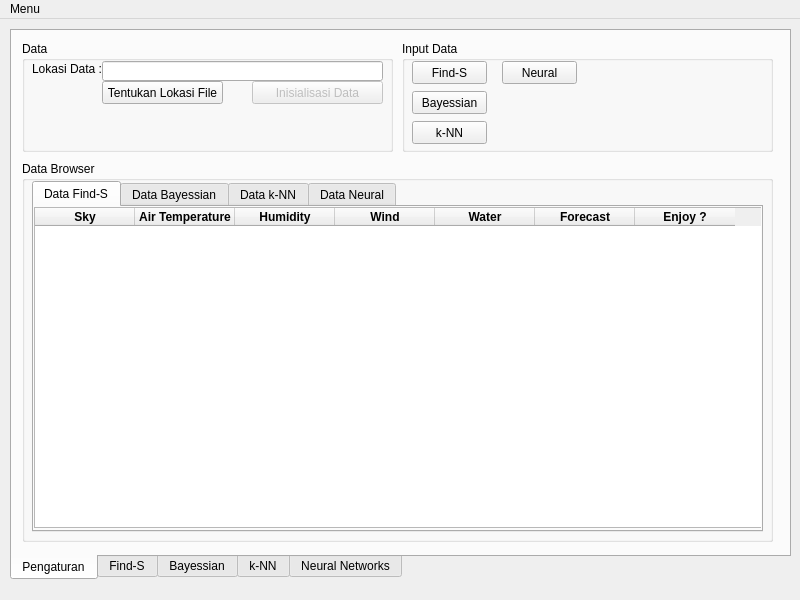
<?xml version="1.0" encoding="UTF-8"?>
<ui version="4.0">
 <class>MainWindow</class>
 <widget class="QMainWindow" name="MainWindow">
  <property name="geometry">
   <rect>
    <x>0</x>
    <y>0</y>
    <width>800</width>
    <height>600</height>
   </rect>
  </property>
  <property name="minimumSize">
   <size>
    <width>800</width>
    <height>600</height>
   </size>
  </property>
  <property name="maximumSize">
   <size>
    <width>800</width>
    <height>600</height>
   </size>
  </property>
  <property name="baseSize">
   <size>
    <width>800</width>
    <height>600</height>
   </size>
  </property>
  <property name="contextMenuPolicy">
   <enum>Qt::NoContextMenu</enum>
  </property>
  <property name="windowTitle">
   <string notr="true">__siMukti__</string>
  </property>
  <property name="windowIcon">
   <iconset>
    <normaloff>gambar/vlibkids.png</normaloff>gambar/vlibkids.png</iconset>
  </property>
  <widget class="QWidget" name="centralwidget">
   <widget class="QTabWidget" name="tabs">
    <property name="geometry">
     <rect>
      <x>10</x>
      <y>10</y>
      <width>781</width>
      <height>551</height>
     </rect>
    </property>
    <property name="contextMenuPolicy">
     <enum>Qt::NoContextMenu</enum>
    </property>
    <property name="layoutDirection">
     <enum>Qt::LeftToRight</enum>
    </property>
    <property name="tabPosition">
     <enum>QTabWidget::South</enum>
    </property>
    <property name="tabShape">
     <enum>QTabWidget::Rounded</enum>
    </property>
    <property name="currentIndex">
     <number>0</number>
    </property>
    <widget class="QWidget" name="tab_pengaturan">
     <attribute name="title">
      <string>Pengaturan</string>
     </attribute>
     <widget class="QGroupBox" name="groupBox">
      <property name="geometry">
       <rect>
        <x>10</x>
        <y>10</y>
        <width>371</width>
        <height>111</height>
       </rect>
      </property>
      <property name="title">
       <string>Data</string>
      </property>
      <widget class="QLabel" name="label">
       <property name="geometry">
        <rect>
         <x>10</x>
         <y>20</y>
         <width>71</width>
         <height>16</height>
        </rect>
       </property>
       <property name="text">
        <string>Lokasi Data :</string>
       </property>
      </widget>
      <widget class="QLineEdit" name="lineEdit">
       <property name="geometry">
        <rect>
         <x>80</x>
         <y>20</y>
         <width>281</width>
         <height>20</height>
        </rect>
       </property>
       <property name="cursor">
        <cursorShape>BlankCursor</cursorShape>
       </property>
       <property name="contextMenuPolicy">
        <enum>Qt::NoContextMenu</enum>
       </property>
       <property name="readOnly">
        <bool>true</bool>
       </property>
      </widget>
      <widget class="QPushButton" name="pushButton">
       <property name="geometry">
        <rect>
         <x>80</x>
         <y>40</y>
         <width>121</width>
         <height>23</height>
        </rect>
       </property>
       <property name="contextMenuPolicy">
        <enum>Qt::NoContextMenu</enum>
       </property>
       <property name="text">
        <string>Tentukan Lokasi File</string>
       </property>
      </widget>
      <widget class="QPushButton" name="pushButton_2">
       <property name="enabled">
        <bool>false</bool>
       </property>
       <property name="geometry">
        <rect>
         <x>230</x>
         <y>40</y>
         <width>131</width>
         <height>23</height>
        </rect>
       </property>
       <property name="contextMenuPolicy">
        <enum>Qt::NoContextMenu</enum>
       </property>
       <property name="text">
        <string>Inisialisasi Data</string>
       </property>
      </widget>
     </widget>
     <widget class="QGroupBox" name="groupBox_2">
      <property name="geometry">
       <rect>
        <x>390</x>
        <y>10</y>
        <width>371</width>
        <height>111</height>
       </rect>
      </property>
      <property name="title">
       <string>Input Data</string>
      </property>
      <widget class="QPushButton" name="pushButton_3">
       <property name="geometry">
        <rect>
         <x>10</x>
         <y>20</y>
         <width>75</width>
         <height>23</height>
        </rect>
       </property>
       <property name="text">
        <string>Find-S</string>
       </property>
      </widget>
      <widget class="QPushButton" name="pushButton_4">
       <property name="geometry">
        <rect>
         <x>10</x>
         <y>50</y>
         <width>75</width>
         <height>23</height>
        </rect>
       </property>
       <property name="text">
        <string>Bayessian</string>
       </property>
      </widget>
      <widget class="QPushButton" name="pushButton_5">
       <property name="geometry">
        <rect>
         <x>10</x>
         <y>80</y>
         <width>75</width>
         <height>23</height>
        </rect>
       </property>
       <property name="text">
        <string>k-NN</string>
       </property>
      </widget>
      <widget class="QPushButton" name="pushButton_6">
       <property name="geometry">
        <rect>
         <x>100</x>
         <y>20</y>
         <width>75</width>
         <height>23</height>
        </rect>
       </property>
       <property name="text">
        <string>Neural</string>
       </property>
      </widget>
     </widget>
     <widget class="QGroupBox" name="groupBox_3">
      <property name="geometry">
       <rect>
        <x>10</x>
        <y>130</y>
        <width>751</width>
        <height>381</height>
       </rect>
      </property>
      <property name="title">
       <string>Data Browser</string>
      </property>
      <widget class="QTabWidget" name="tab_pengaturan_browser_finds">
       <property name="geometry">
        <rect>
         <x>10</x>
         <y>20</y>
         <width>731</width>
         <height>351</height>
        </rect>
       </property>
       <property name="sizePolicy">
        <sizepolicy hsizetype="Expanding" vsizetype="Expanding">
         <horstretch>0</horstretch>
         <verstretch>0</verstretch>
        </sizepolicy>
       </property>
       <property name="currentIndex">
        <number>0</number>
       </property>
       <widget class="QWidget" name="tab">
        <attribute name="title">
         <string>Data Find-S</string>
        </attribute>
        <widget class="QTableWidget" name="tableWidget">
         <property name="geometry">
          <rect>
           <x>0</x>
           <y>0</y>
           <width>731</width>
           <height>321</height>
          </rect>
         </property>
         <column>
          <property name="text">
           <string>Sky</string>
          </property>
          <property name="font">
           <font>
            <weight>75</weight>
            <bold>true</bold>
           </font>
          </property>
         </column>
         <column>
          <property name="text">
           <string>Air Temperature</string>
          </property>
          <property name="font">
           <font>
            <weight>75</weight>
            <bold>true</bold>
           </font>
          </property>
         </column>
         <column>
          <property name="text">
           <string>Humidity</string>
          </property>
          <property name="font">
           <font>
            <weight>75</weight>
            <bold>true</bold>
           </font>
          </property>
         </column>
         <column>
          <property name="text">
           <string>Wind</string>
          </property>
          <property name="font">
           <font>
            <weight>75</weight>
            <bold>true</bold>
           </font>
          </property>
         </column>
         <column>
          <property name="text">
           <string>Water</string>
          </property>
          <property name="font">
           <font>
            <weight>75</weight>
            <bold>true</bold>
           </font>
          </property>
         </column>
         <column>
          <property name="text">
           <string>Forecast</string>
          </property>
          <property name="font">
           <font>
            <weight>75</weight>
            <bold>true</bold>
           </font>
          </property>
         </column>
         <column>
          <property name="text">
           <string>Enjoy ?</string>
          </property>
          <property name="font">
           <font>
            <weight>75</weight>
            <bold>true</bold>
           </font>
          </property>
         </column>
        </widget>
       </widget>
       <widget class="QWidget" name="tab_2">
        <attribute name="title">
         <string>Data Bayessian</string>
        </attribute>
       </widget>
       <widget class="QWidget" name="tab_3">
        <attribute name="title">
         <string>Data k-NN</string>
        </attribute>
       </widget>
       <widget class="QWidget" name="tab_4">
        <attribute name="title">
         <string>Data Neural</string>
        </attribute>
       </widget>
      </widget>
     </widget>
    </widget>
    <widget class="QWidget" name="tab_finds">
     <attribute name="title">
      <string>Find-S</string>
     </attribute>
     <widget class="QTableView" name="tab_finds_table">
      <property name="geometry">
       <rect>
        <x>10</x>
        <y>20</y>
        <width>751</width>
        <height>371</height>
       </rect>
      </property>
     </widget>
     <widget class="QLabel" name="tab_finds_label_atas">
      <property name="geometry">
       <rect>
        <x>10</x>
        <y>0</y>
        <width>751</width>
        <height>16</height>
       </rect>
      </property>
      <property name="text">
       <string>&lt;!DOCTYPE HTML PUBLIC &quot;-//W3C//DTD HTML 4.0//EN&quot; &quot;http://www.w3.org/TR/REC-html40/strict.dtd&quot;&gt;
&lt;html&gt;&lt;head&gt;&lt;meta name=&quot;qrichtext&quot; content=&quot;1&quot; /&gt;&lt;style type=&quot;text/css&quot;&gt;
p, li { white-space: pre-wrap; }
&lt;/style&gt;&lt;/head&gt;&lt;body style=&quot; font-family:'MS Shell Dlg 2'; font-size:8.25pt; font-weight:400; font-style:normal;&quot;&gt;
&lt;p align=&quot;center&quot; style=&quot; margin-top:0px; margin-bottom:0px; margin-left:0px; margin-right:0px; -qt-block-indent:0; text-indent:0px;&quot;&gt;&lt;span style=&quot; font-size:8pt; font-weight:600;&quot;&gt;Tampilan hasil algoritma Find-S&lt;/span&gt;&lt;/p&gt;&lt;/body&gt;&lt;/html&gt;</string>
      </property>
     </widget>
    </widget>
    <widget class="QWidget" name="tab_bayes">
     <attribute name="title">
      <string>Bayessian</string>
     </attribute>
     <widget class="QLabel" name="tab_bayessian_label_atas">
      <property name="geometry">
       <rect>
        <x>10</x>
        <y>0</y>
        <width>751</width>
        <height>16</height>
       </rect>
      </property>
      <property name="text">
       <string>&lt;!DOCTYPE HTML PUBLIC &quot;-//W3C//DTD HTML 4.0//EN&quot; &quot;http://www.w3.org/TR/REC-html40/strict.dtd&quot;&gt;
&lt;html&gt;&lt;head&gt;&lt;meta name=&quot;qrichtext&quot; content=&quot;1&quot; /&gt;&lt;style type=&quot;text/css&quot;&gt;
p, li { white-space: pre-wrap; }
&lt;/style&gt;&lt;/head&gt;&lt;body style=&quot; font-family:'MS Shell Dlg 2'; font-size:8.25pt; font-weight:400; font-style:normal;&quot;&gt;
&lt;p align=&quot;center&quot; style=&quot; margin-top:0px; margin-bottom:0px; margin-left:0px; margin-right:0px; -qt-block-indent:0; text-indent:0px;&quot;&gt;&lt;span style=&quot; font-size:8pt; font-weight:600;&quot;&gt;Tampilan hasil algoritma Bayessian&lt;/span&gt;&lt;/p&gt;&lt;/body&gt;&lt;/html&gt;</string>
      </property>
     </widget>
     <widget class="QTableView" name="tab_bayessian_table">
      <property name="geometry">
       <rect>
        <x>10</x>
        <y>20</y>
        <width>751</width>
        <height>371</height>
       </rect>
      </property>
     </widget>
    </widget>
    <widget class="QWidget" name="tab_knn">
     <attribute name="title">
      <string>k-NN</string>
     </attribute>
    </widget>
    <widget class="QWidget" name="tab_neural">
     <attribute name="title">
      <string>Neural Networks</string>
     </attribute>
    </widget>
   </widget>
  </widget>
  <widget class="QMenuBar" name="menuBar">
   <property name="geometry">
    <rect>
     <x>0</x>
     <y>0</y>
     <width>800</width>
     <height>20</height>
    </rect>
   </property>
   <widget class="QMenu" name="menuMenu">
    <property name="title">
     <string>Menu</string>
    </property>
    <addaction name="menu_info"/>
    <addaction name="separator"/>
    <addaction name="menu_exit"/>
   </widget>
   <addaction name="menuMenu"/>
  </widget>
  <action name="menu_info">
   <property name="text">
    <string>Info Aplikasi</string>
   </property>
  </action>
  <action name="menu_exit">
   <property name="text">
    <string>Keluar</string>
   </property>
  </action>
 </widget>
 <resources/>
 <connections>
  <connection>
   <sender>menu_exit</sender>
   <signal>triggered()</signal>
   <receiver>MainWindow</receiver>
   <slot>close()</slot>
   <hints>
    <hint type="sourcelabel">
     <x>-1</x>
     <y>-1</y>
    </hint>
    <hint type="destinationlabel">
     <x>399</x>
     <y>299</y>
    </hint>
   </hints>
  </connection>
 </connections>
</ui>
